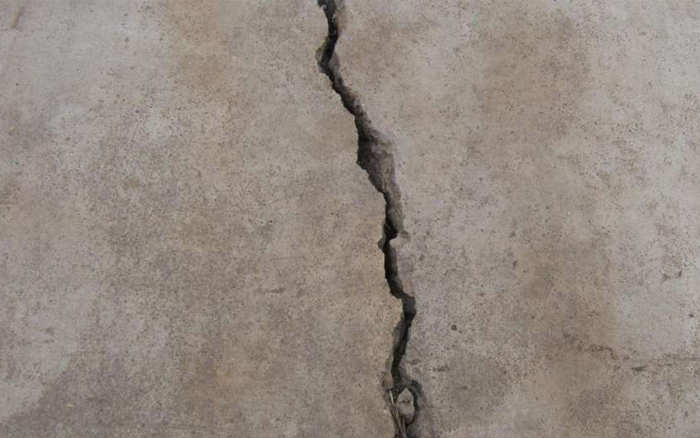
#> input picture SoftwareEngineering_Team1-LilyVon/1.jpg, 700 x 438 px; the run also reads 1 picture not shown here
$ jupyter execute '爬虫图片大小统一.ipynb'   (older library calls are emulated)
#> lines starting #> are read from the running program, lines starting #| are printed output that depends on the picture
#> the answer given: .
#> the answer given: out.png
#> the answer given: 100
#> the answer given: 100
[cell 1]
from PIL import Image
import os

#将输入文件夹中的所有图片调整为目标大小，并保存到输出文件夹中。
def resize_images(input_folder, output_folder, target_size):

    # 确保输出文件夹存在
#> called with input_folder = '.', output_folder = 'out.png', target_size = (100, 100)
    if not os.path.exists(output_folder):
        os.makedirs(output_folder)

    # 遍历输入文件夹中的所有图片
    for filename in os.listdir(input_folder):
        try:
            # 打开图片
            img = Image.open(os.path.join(input_folder, filename))
#> img is the input picture: PIL image 700x438 RGB; mean R, G, B 148.2, 138.4, 130.7
            # 调整大小
            resized_img = img.resize(target_size, Image.ANTIALIAS)
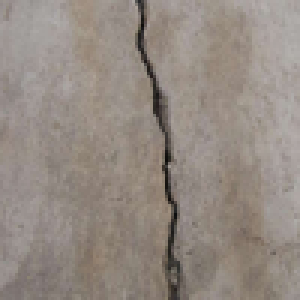
#> resized_img: PIL image 100x100 RGB (shown 3 times larger); mean R, G, B 148.3, 138.4, 130.7

            # 获取用户输入的新文件夹路径
            new_output_folder = input("请输入保存调整后图片的文件夹路径：")
#> the answer given: out.png
            if not os.path.exists(new_output_folder):
                os.makedirs(new_output_folder)

            # 保存调整大小后的图片
            resized_img.save(os.path.join(new_output_folder, filename))
        except Exception as e:
            print(f"Error processing {filename}: {e}")

# 使用示例
input_folder = input("请输入输入图片所在文件夹的路径：")
output_folder = input("请输入输出图片所在文件夹的路径：")
width = int(input("请输入调整后图片的宽度："))
height = int(input("请输入调整后图片的高度："))
target_size = (width, height)

resize_images(input_folder, output_folder, target_size)
